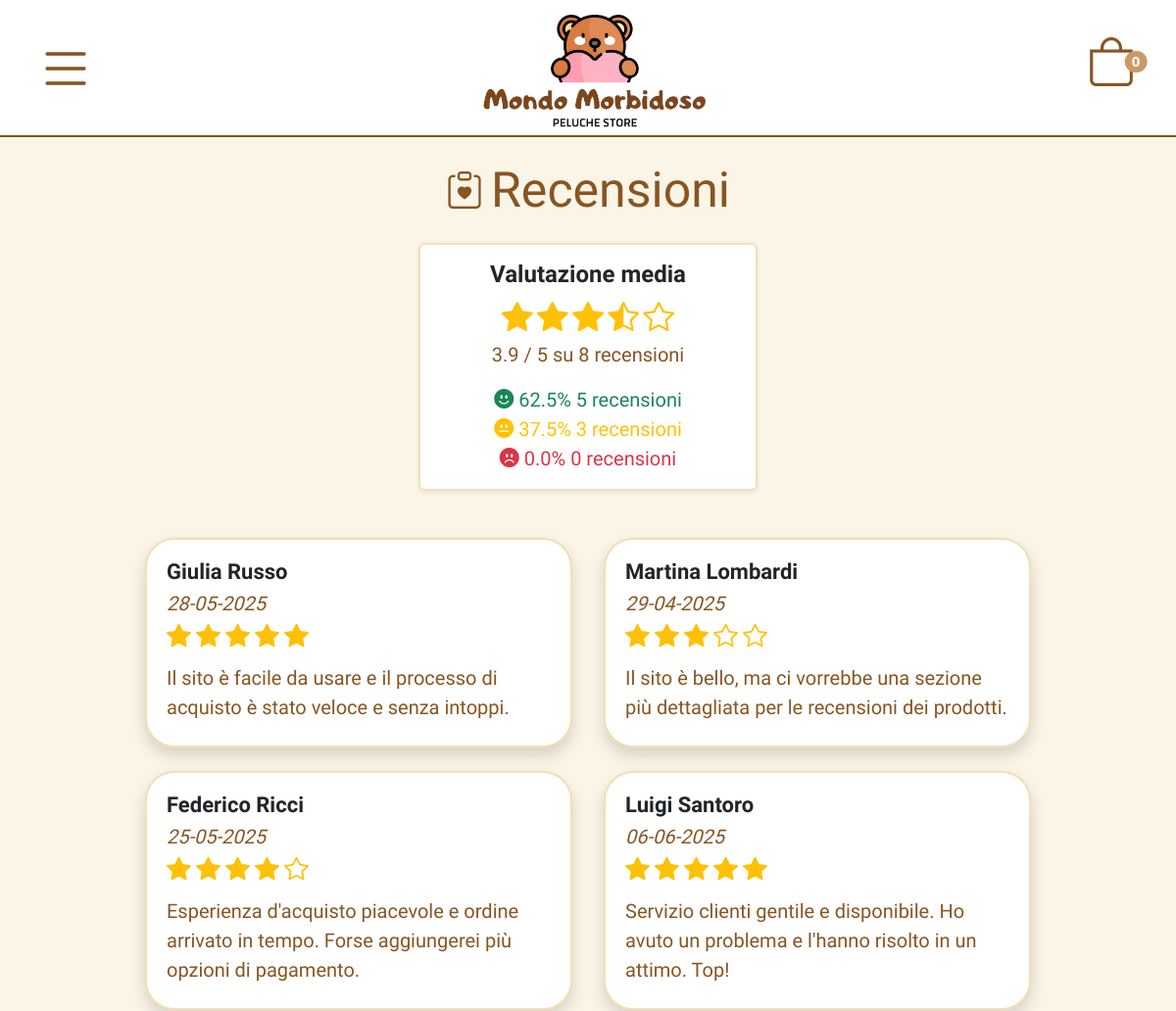
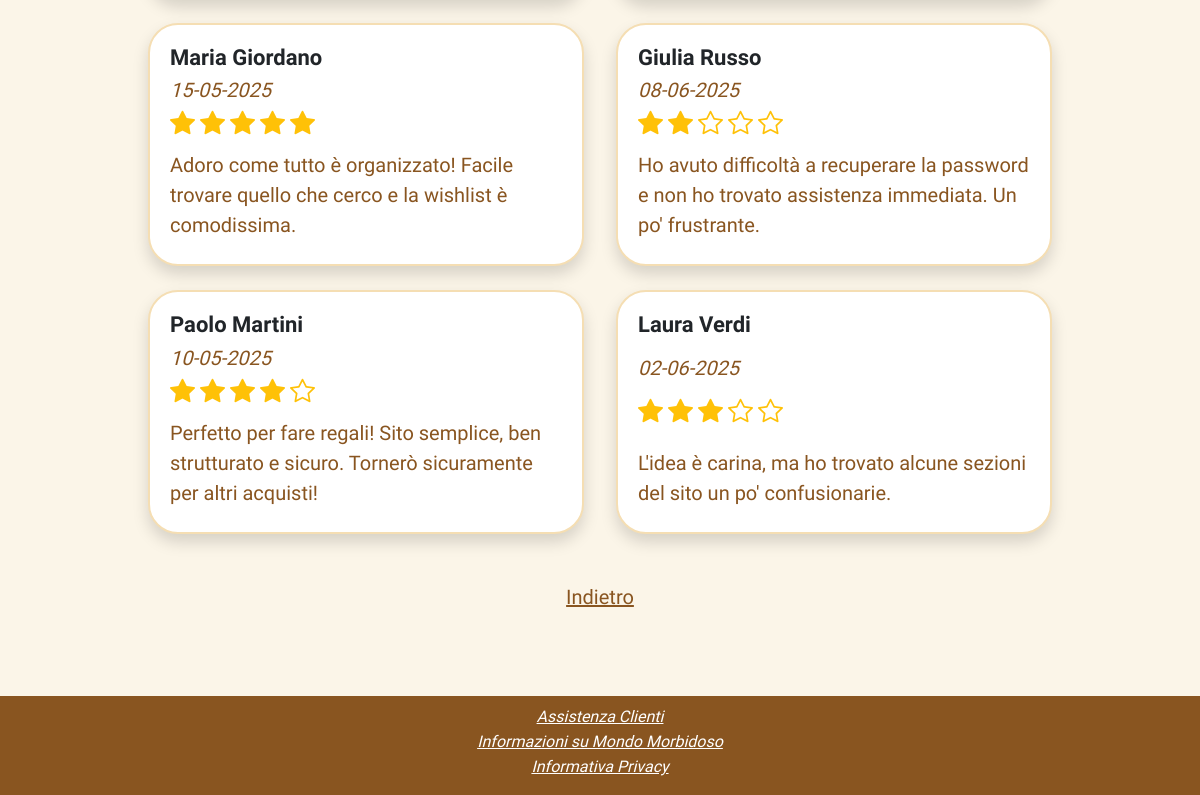
The app's page /php/recensioni.php with its own data (2 pictures, top to bottom).
### tables this page shows
create table RECENSIONE (
     Id_recensione INT not null auto_increment,
     Data DATE not null,
     Voto INT not null check (Voto between 1 and 5),
     Commento TEXT not null,
     E_mail VARCHAR(100) not null,
     primary key (Id_recensione),
     foreign key (E_mail) references UTENTE (E_mail) ON UPDATE CASCADE);

create table UTENTE (
     E_mail VARCHAR(100) not null,
     Nome VARCHAR(50) not null,
     Cognome VARCHAR(50) not null,
     Numero_telefono VARCHAR(15),
     Data_di_nascita DATE default null,
     Password VARCHAR(255) not null,
     Punti INT not null default 0,
     Admin BOOLEAN not null default false,
     primary key (E_mail));

### php/recensioni.php (called while the page is built, shortened)
<?php
require_once("bootstrap.php");
$templateParams["titolo"] = "Mondo Morbidoso - Recensioni";
$templateParams["nome"] = "recensioniC.php";
$templateParams["categorie"] = $dbhost->getCategories();
$templateParams["numeroRecensioni"] = $dbhost->getNumeroRecensioni();
$mediaVoti = $dbhost->getMediaVoti();
$voti = $dbhost->getAllVotiRecensioni();
$recensioniDistribuzione = getRecensioniDistribuzione($voti);
$templateParams["recensioni"] = $dbhost->getAllRecensioni();
require("../template/base.php");
?>

### db/database.php (called while the page is built, shortened)
<?php
class DatabaseHelper {
    private $db;
    public function __construct($servername, $username, $password, $dbname, $port) {
        $this->db = new mysqli($servername, $username, $password, $dbname, $port);
    }
    public function getMediaVoti() {
        $stmt = $this->db->prepare("
            SELECT AVG(Voto) AS media_voti FROM recensione
        ");
        $stmt->execute();
        $result = $stmt->get_result();
        $row = $result->fetch_assoc();
        return $row["media_voti"] ? number_format($row["media_voti"], 1) : "0.0";
    }
    public function getNumeroRecensioni() {
        $stmt = $this->db->prepare("
            SELECT COUNT(*) AS numero_recensioni FROM recensione
        ");
        $stmt->execute();
        $result = $stmt->get_result();
        $row = $result->fetch_assoc();
        return $row["numero_recensioni"];
    }
    public function getCategories() {
        $stmt = $this->db->prepare("SELECT * FROM categoria");
        $stmt->execute();
        $result = $stmt->get_result();
        return $result->fetch_all(MYSQLI_ASSOC);
    }
    public function getAllRecensioni() {
        $query = "SELECT u.Nome, u.Cognome, r.Voto, r.Commento, r.Data, r.Id_recensione
                  FROM RECENSIONE r
                  JOIN UTENTE u ON r.E_mail = u.E_mail";
        $stmt = $this->db->prepare($query);
        $stmt->execute();
        $result = $stmt->get_result();
        return $result->fetch_all(MYSQLI_ASSOC);
    }
    public function getAllVotiRecensioni() {
        $query = "SELECT Voto FROM recensione";
        $stmt = $this->db->prepare($query);
        $stmt->execute();
        $result = $stmt->get_result();
        return $result->fetch_all(MYSQLI_ASSOC);
    }
}
?>

### php/bootstrap.php (called while the page is built, shortened)
<?php
require_once("../utilities/functions.php");
require_once("../db/database.php");
$dbhost = new DatabaseHelper("localhost", "root", "", "morbidoso", 3306);
?>

### template/recensioniC.php (the view, shortened to what this page needs)
<div class="container mt-4 ps-4 pe-4 cont-reviews">
    <div class="d-flex align-items-center justify-content-center gap-2">
        <span class="bi bi-clipboard-heart" aria-hidden="true"></span>
        <h1 class="title mb-0">Recensioni</h1>
    </div>
    <div class="text-center ms-4 me-4 mb-5">
        <div class="card card-media shadow-sm card-border mt-4 mx-auto">
            <h2 class="text fw-bold mt-3 mb-1">Valutazione media</h2>
            <div class="text-center">
                <p class="stars-rating mb-0"><?php echo getStarRating($mediaVoti); ?></p>
                <p class="text mb-0"><?php echo number_format($mediaVoti, 1); ?> / 5 su <?php echo number_format($templateParams["numeroRecensioni"]); ?> recensioni</p>
            </div>
            <p class="text-center mt-3">
                <span class="text text-success">
                    <span class="bi bi-emoji-smile-fill text-success" aria-hidden="true"></span>
                    <?php echo $recensioniDistribuzione["positive"]["percent"]; ?>%
                    <?php echo number_format($recensioniDistribuzione["positive"]["count"], 0, ',', '.'); ?> recensioni
                </span><br>
                <span class="text text-warning">
                    <span class="bi bi-emoji-neutral-fill text-warning" aria-hidden="true"></span>
                    <?php echo $recensioniDistribuzione["neutral"]["percent"]; ?>%
                    <?php echo number_format($recensioniDistribuzione["neutral"]["count"], 0, ',', '.'); ?> recensioni
                </span><br>
                <span class="text text-danger">
                    <span class="bi bi-emoji-frown-fill text-danger" aria-hidden="true"></span>
                    <?php echo $recensioniDistribuzione["negative"]["percent"]; ?>%
                    <?php echo number_format($recensioniDistribuzione["negative"]["count"], 0, ',', '.'); ?> recensioni
                </span>
            </p>
        </div>
    </div>
    <div class="row align-items-stretch">
        <?php foreach ($templateParams["recensioni"] as $recensione): ?>
            <div class="col-12 col-md-6 mb-4 ps-3 pe-3 d-flex">
                <div class="card shadow card-border p-1 w-100 card-review">
                    <div class="card-body d-flex flex-column justify-content-between">
                        <h3 class="text fw-bold mb-0 text-start"><?php echo htmlspecialchars($recensione["Nome"] . " " . $recensione["Cognome"]); ?></h3>
                        <p class="mt-1 mb-0 text-italic text-start"><?php echo getFormattedDate($recensione["Data"]) ?></p>
                        <p class="star-rating mb-0"><?php echo getStarRating($recensione["Voto"]); ?></p>
                        <p class="text text-start mt-2 mb-1"><?php echo htmlspecialchars($recensione["Commento"]); ?></p>
                    </div>
                </div>
            </div>
        <?php endforeach; ?>
    </div>
    <div class="text-center mt-4">
        <a href="../php/index.php" class="text back">Indietro</a>
    </div>
</div>

### utilities/functions.php (shortened to what this page needs)
<?php
function getFormattedDate($data) {
    return DateTime::createFromFormat('Y-m-d', $data)->format('d-m-Y');
}
function getStarRating($rating) {
    $fullStars = floor($rating);
    $halfStar = ($rating - $fullStars >= 0.5) ? 1 : 0;
    $emptyStars = 5 - ($fullStars + $halfStar);
    $stars = str_repeat('<span class="bi bi-star-fill text-warning" aria-hidden="true"></span> ', $fullStars);
    if ($halfStar) {
        $stars .= '<span class="bi bi-star-half text-warning" aria-hidden="true"></span> ';
    }
    $stars .= str_repeat('<span class="bi bi-star text-warning" aria-hidden="true"></span> ', $emptyStars);
    return $stars;
}
function getRecensioniDistribuzione($voti) {
    $totalRecensioni = count($voti);
    $positive = 0;
    $neutral = 0;
    $negative = 0;
    foreach ($voti as $voto) {
        $valore = $voto['Voto'];
        if ($valore >= 4) {
            $positive++;
        } elseif ($valore >= 2) {
            $neutral++;
        } else {
            $negative++;
        }
    }
    $positivePerc = $totalRecensioni > 0 ? ($positive / $totalRecensioni) * 100 : 0;
    $neutralPerc = $totalRecensioni > 0 ? ($neutral / $totalRecensioni) * 100 : 0;
    $negativePerc = $totalRecensioni > 0 ? ($negative / $totalRecensioni) * 100 : 0;
    return [
        "positive" => ["count" => $positive, "percent" => number_format($positivePerc, 1)],
        "neutral"  => ["count" => $neutral, "percent" => number_format($neutralPerc, 1)],
        "negative" => ["count" => $negative, "percent" => number_format($negativePerc, 1)],
        "total"    => $totalRecensioni
    ];
}
?>

### css/style.css (style rules this page uses)
html, body { height: 100%; margin: 0; }
body { background-color: rgb(245, 222, 179, 0.3); display: flex; flex-direction: column; }
.text { font-family: 'Quicksand', sans-serif; font-size: 16px; text-align: center; }
.text-italic { font-family: 'Quicksand', sans-serif; font-size: 16px; text-align: center; font-style: italic; }
.title { font-family: 'Chewy', sans-serif; text-align: center; color: rgb(137, 85, 32); font-size: 35px; }
.card-border { border: 2px solid rgb(245, 222, 179); }
main p { color: rgb(137, 85, 32) }
.star-rating { font-family: 'Quicksand', sans-serif; font-style: italic; font-size: 16px; }
.star-rating .bi-star-fill, .star-rating .bi-star-half, .star-rating .bi-star { font-size: 22px; }
.container-login a:first-child:hover, .back, .bi-eye-slash, .bi-eye { color: rgb(137, 85, 32); }
.bi-star-fill, .bi-star-half, .bi-star { color: rgb(255, 165, 0); font-size: 20px; }
.punti-utente, .cont-reviews h2 { font-size: 20px; }
.bi-clipboard-heart { font-size: 29px; color: rgb(137, 85, 32); }
.stars-rating .bi-star-fill, .stars-rating .bi-star-half, .stars-rating .bi-star { font-size: 27px; }
.card-review { border-radius: 30px; }
.cont-tracking h3, .cont-reviews h3, .cont-order h3 { font-size: 18px; }
@media screen and (min-width: 768px) { .title { font-size: 50px; } }
@media screen and (min-width: 768px) { .text { font-size: 20px; } }
@media screen and (min-width: 768px) { .text-italic { font-size: 20px; } }
@media screen and (min-width: 768px) { .star-rating .bi-star-fill, .star-rating .bi-star-half, .star-rating .bi-star { font-size: 25px; } }
@media screen and (min-width: 768px) { .carousel-reviews .bi-star-fill, .carousel-reviews .bi-star-half, .carousel-reviews .bi-star, .star-rating { font-size: 20px; } }
@media screen and (min-width: 768px) { .bi-star-fill, .bi-star-half, .bi-star, .collapse-points > h3, .cont-info h2 { font-size: 25px; } }
@media screen and (min-width: 768px) { .cont-accounts, .cont-reviews, .cont-order { width: 80%; } }
@media screen and (min-width: 768px) { .cont-notifiche h2, .punti-utente, .cont-reviews h2 { font-size: 24px; } }
@media screen and (min-width: 768px) { .cont-shipping, .card-media { width: 40%; } }
@media screen and (min-width: 768px) { .cont-shipping h4, .cont-payment h4, .cont-reviews h3 { font-size: 22px; } }
@media screen and (min-width: 768px) { .bi-clipboard-heart { font-size: 38px; } }
@media screen and (min-width: 768px) { .stars-rating .bi-star-fill, .stars-rating .bi-star-half, .stars-rating .bi-star { font-size: 32px; } }

### records on screen
recensione: E_mail.Cognome "Giulia Russo", Data "28-05-2025", Voto 5 (drawn), Commento "Il sito è facile da usare e il processo di acquisto è stato veloce e senza intoppi."
recensione: E_mail.Cognome "Martina Lombardi", Data "29-04-2025", Voto 3 (drawn), Commento "Il sito è bello, ma ci vorrebbe una sezione più dettagliata per le recensioni dei prodotti."
recensione: E_mail.Cognome "Federico Ricci", Data "25-05-2025", Voto 4 (drawn), Commento "Esperienza d'acquisto piacevole e ordine arrivato in tempo. Forse aggiungerei più opzioni di pagamento."
recensione: E_mail.Cognome "Luigi Santoro", Data "06-06-2025", Voto 5 (drawn), Commento "Servizio clienti gentile e disponibile. Ho avuto un problema e l'hanno risolto in un attimo. Top!"
recensione: E_mail.Cognome "Maria Giordano", Data "15-05-2025", Voto 5 (drawn), Commento "Adoro come tutto è organizzato! Facile trovare quello che cerco e la wishlist è comodissima."
recensione: E_mail.Cognome "Giulia Russo", Data "08-06-2025", Voto 2 (drawn), Commento "Ho avuto difficoltà a recuperare la password e non ho trovato assistenza immediata. Un po' frustrante."
recensione: E_mail.Cognome "Paolo Martini", Data "10-05-2025", Voto 4 (drawn), Commento "Perfetto per fare regali! Sito semplice, ben strutturato e sicuro. Tornerò sicuramente per altri acquisti!"
recensione: E_mail.Cognome "Laura Verdi", Data "02-06-2025", Voto 3 (drawn), Commento "L'idea è carina, ma ho trovato alcune sezioni del sito un po' confusionarie."

### other values on screen
$numeroprodotti "0"
$mediaVoti "3.9"
$templateParams["numeroRecensioni"] "8"
$recensioniDistribuzione["positive"]["percent"] "62.5"
$recensioniDistribuzione["positive"]["count"] "5"
$recensioniDistribuzione["neutral"]["percent"] "37.5"
$recensioniDistribuzione["neutral"]["count"] "3"
$recensioniDistribuzione["negative"]["percent"] "0.0"
$recensioniDistribuzione["negative"]["count"] "0"
